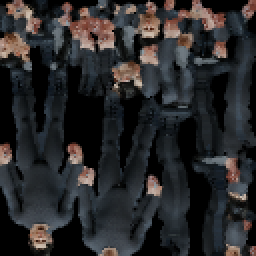
#> input picture experiments/char3d/godot_test/models/hero_hero_v0.png, 128 x 128 px (shown 2 times larger)
$ python prep.py godot_test/models/hero_hero_v0.png godot_test/models/hero_hero_v0.png
#> lines starting #> are read from the running program, lines starting #| are printed output that depends on the picture; after the words box and inside, x2 and y2 are one past the last pixel; in counts of white or black regions, pixels touching at a corner belong together
"""Картинка -> вход для image-to-3D: фигура на белом в квадратном кадре.

    python prep.py <картинка.png> [выход.png]
    python prep.py <сзади.png> --back-of <спереди.png>

Второй вариант для вида сзади (img_edit.py ... back): та же подготовка и
IoU отражённой маски с маской вида спереди. bake.py проецирует вид сзади
по его собственной рамке, но если силуэт не совпал (ниже ~0.85), поза
поехала, и на модель ляжет чужая рука.

Цвет фона берётся по углам кадра (промпт просит ровный серый фон, и углы —
единственное место, где фигуры точно нет). Фоном считается всё, что связано
с краем кадра и ближе к этому цвету, чем bg_tolerance: заливка от края, а не
порог по всему кадру — иначе серые места на самой фигуре (костюм того же
тона, что фон) стали бы дырами.
Hunyuan учили на объектах на белом и по центру, отсюда белый фон и поле.
Ещё пишет <имя>_fill.png: исходник, где фон и полупрозрачный край фигуры
залиты ближайшим цветом фигуры. С него bake.py берёт цвет: проекция на
краю силуэта иначе попадает в фон и даёт светлые полосы по бокам.
Печатает долю фигуры в кадре и её рамку — по ним видно, не обрезано ли что.
"""
import json
import sys
from pathlib import Path

import numpy as np
from PIL import Image
from scipy import ndimage

HERE = Path(__file__).parent
P = json.loads((HERE / "data" / "settings.json").read_text(encoding="utf-8"))["prep"]
#> (reads experiments/char3d/data/settings.json from the repository)
#> in prep, rgb is the input picture: shape (128, 128, 3); mean R, G, B 41.2, 40.8, 42.1


def mask_of(rgb):
    """Маска фигуры. Фон — то, что дотягивается от краёв кадра по плавным местам,
    близким к цвету фона: мягкая тень на полу и затенённый фон у тела плавные и
    входят, а край фигуры резкий и останавливает рост. Замкнутые плавные пятна
    цвета фона (просветы между руками и телом, между ногами) крупнее
    enclosed_bg_frac кадра — тоже фон; дыры в фигуре заливаются только мелкие,
    иначе заливка возвращала эти просветы обратно."""
    h, w, _ = rgb.shape
#> h = 128; w = 128
    k = max(4, min(h, w) // 40)
#> k = 4
    corners = np.concatenate([rgb[:k, :k], rgb[:k, -k:], rgb[-k:, :k], rgb[-k:, -k:]]).reshape(-1, 3)
#> corners = 64 rows, first 8: [0, 0, 0], [0, 0, 0], [0, 0, 0], [0, 0, 0], [0, 0, 0], [0, 0, 0], [0, 0, 0], [22, 16, 12]
    bg = np.median(corners, axis=0)
#> bg = [35.5, 32.5, 33]
    f = rgb.astype(np.float32)
    dist = np.linalg.norm(f - bg, axis=2)
    lum = ndimage.gaussian_filter(f.mean(axis=2), 1.5)
    grad = np.hypot(ndimage.sobel(lum, 0), ndimage.sobel(lum, 1)) / 8.0
    # мягкий фон — это тень: темнее фона и почти без цвета; светлая одежда цвета
    # фона (льняная рубаха) сюда не попадает и держится резким краем, как раньше
    shade = (f.mean(axis=2) < bg.mean() - 3) & (f.max(axis=2) - f.min(axis=2) < P["bg_shade_chroma"])
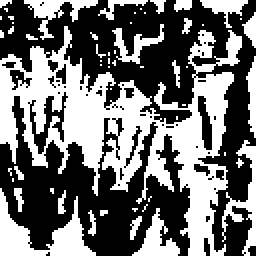
#> shade: shape (128, 128) bool (shown 2 times larger); 44.2% white; 57 white regions (39 under 20 px), largest, box (x1, y1, x2, y2) and area: (0, 13, 121, 128) 4842, (0, 94, 48, 128) 625, (111, 70, 128, 128) 308
    cand = (dist < P["bg_tolerance"]) | ((dist < P["bg_loose_tolerance"]) & (grad < P["bg_smooth_grad"]) & shade)
#> cand: shape (128, 128) bool; 51.4% white; 77 black regions (71 under 20 px), largest, box (x1, y1, x2, y2) and area: (0, 0, 128, 128) 6726, (104, 26, 128, 68) 400, (101, 74, 128, 108) 330, (109, 109, 128, 128) 236, (115, 7, 121, 17) 30, (108, 100, 114, 107) 26
    lab, n = ndimage.label(cand)
#> n = 251
    edge = np.unique(np.concatenate([lab[0], lab[-1], lab[:, 0], lab[:, -1]]))
#> edge = 35 values from 0 to 251
    sizes = ndimage.sum(cand, lab, range(1, n + 1))
#> sizes = 251 values, max 4733 at index 41, min 1 at index 0, mean 33.57
    big = np.nonzero(sizes > P["enclosed_bg_frac"] * cand.size)[0] + 1
#> big = [4, 7, 13, 32, 42, 45, 47, 54, 79, 108, 117, 143, 199, 216, 219]
    fg = ~np.isin(lab, np.union1d(edge[edge > 0], big))
#> fg: shape (128, 128) bool; 51.6% white; 32 black regions (18 under 20 px), largest, box (x1, y1, x2, y2) and area: (34, 5, 128, 128) 4970, (0, 19, 38, 109) 1596, (90, 61, 104, 128) 321
    # одна крупнейшая связная фигура: отсекает пылинки и шум у края
    lab, n = ndimage.label(fg)
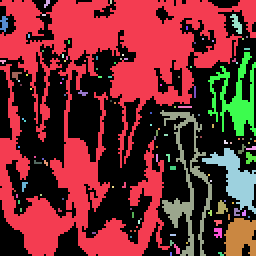
#> lab: shape (128, 128) int32 (shown 2 times larger); 120 distinct labels, from 0 to 119; one colour per label, 0 black
#> n = 119
    if n > 1:
        sizes = ndimage.sum(fg, lab, range(1, n + 1))
#> sizes = 119 values, max 6601 at index 0, min 1 at index 8, mean 71.05
        fg = lab == (1 + int(np.argmax(sizes)))
#> fg: shape (128, 128) bool; 40.3% white; 1 white region, box (x1, y1, x2, y2) and area: (0, 0, 128, 128) 6601
    holes, n = ndimage.label(~fg)
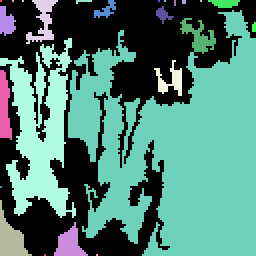
#> holes: shape (128, 128) int32 (shown 2 times larger); 26 distinct labels, from 0 to 25; one colour per label, 0 black
#> n = 25
    if n:
        sizes = ndimage.sum(~fg, holes, range(1, n + 1))
#> sizes = 25 values, max 6976 at index 14, min 1 at index 0, mean 391.3
        small = np.nonzero(sizes < P["enclosed_bg_frac"] * fg.size)[0] + 1
#> small = [1, 2, 3, 5, 7, 8, 9, 10, 11, 17, 21, 24, 25]
        fg |= np.isin(holes, small)
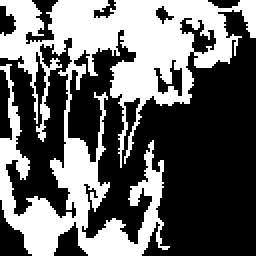
#> fg: shape (128, 128) bool (shown 2 times larger); 40.5% white; 1 white region, box (x1, y1, x2, y2) and area: (0, 0, 128, 128) 6635
    return fg, bg


def prep(src, dst):
    rgb = np.asarray(Image.open(src).convert("RGB"))
    fg, bg = mask_of(rgb)
#> bg = [35.5, 32.5, 33]
    ys, xs = np.nonzero(fg)
#> ys = 6635 values from 0 to 127; xs = 6635 values, max 127 at index 95, min 0 at index 0, mean 51.96
    y0, y1, x0, x1 = ys.min(), ys.max() + 1, xs.min(), xs.max() + 1
#> y0 = 0; y1 = 128; x0 = 0; x1 = 128
    touches = [n for n, t in (("верх", y0 == 0), ("низ", y1 == rgb.shape[0]),
                              ("лево", x0 == 0), ("право", x1 == rgb.shape[1])) if t]
#> touches = ['верх', 'низ', 'лево', 'право']

    rgba = np.dstack([rgb, (fg * 255).astype(np.uint8)])[y0:y1, x0:x1]
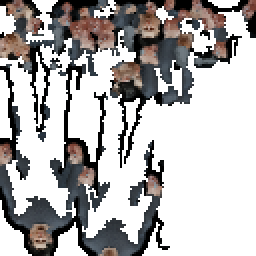
#> rgba: shape (128, 128, 4) (shown 2 times larger); mean R, G, B, A 41.2, 40.8, 42.1, 103.3; transparent parts drawn white
    side = int(max(y1 - y0, x1 - x0) / (1 - 2 * P["margin"]))
#> side = 152
    canvas = Image.new("RGBA", (side, side), (255, 255, 255, 255))
#> canvas: PIL image 152x152 RGBA; every value is 255
    crop = Image.fromarray(rgba, "RGBA")
    canvas.alpha_composite(crop, ((side - crop.width) // 2, (side - crop.height) // 2))
    canvas.convert("RGB").resize((P["size"], P["size"]), Image.LANCZOS).save(dst)
    # маска рядом: ею же потом проверяется проекция текстуры
    Image.fromarray((fg * 255).astype(np.uint8)).save(Path(dst).with_suffix(".mask.png"))
    core = ndimage.binary_erosion(fg, iterations=P["fill_erode"])
#> core: shape (128, 128) bool; 20.1% white; 23 white regions (15 under 20 px), largest, box (x1, y1, x2, y2) and area: (26, 2, 114, 51) 1822, (2, 88, 36, 126) 428, (27, 71, 53, 112) 337
    _, (iy, ix) = ndimage.distance_transform_edt(~core, return_indices=True)
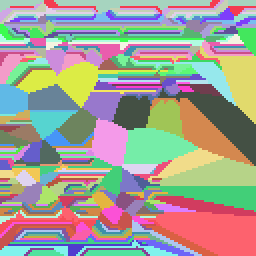
#> iy: shape (128, 128) int32 (shown 2 times larger); 115 distinct labels, from 2 to 125; one colour per label, 0 black
    Image.fromarray(rgb[iy, ix]).save(Path(src).with_name(Path(src).stem + "_fill.png"))
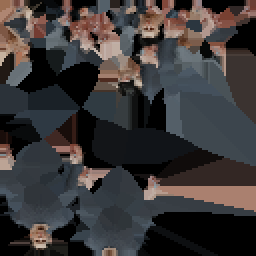
#> saved as hero_hero_v0_fill.png: PIL image 128x128 RGB (shown 2 times larger); mean R, G, B 58.2, 54.8, 55.1

    print(f"{Path(src).name}: фон {bg.round().astype(int).tolist()}, фигура {fg.mean():.1%} кадра, "
          f"рамка {x1 - x0}x{y1 - y0} точек" + (f"; КАСАЕТСЯ КРАЯ: {', '.join(touches)}" if touches else ""))
#| hero_hero_v0.png: фон [36, 32, 33], фигура 40.5% кадра, рамка 128x128 точек; КАСАЕТСЯ КРАЯ: верх, низ, лево, право
    return dst


def back_iou(back, front):
    """IoU масок внутри их рамок: сзади отражается по горизонтали, обе приводятся к одному размеру."""
    def crop(path, flip):
        m = np.asarray(Image.open(Path(path).with_name(Path(path).stem + "_prep.mask.png"))) > 127
        ys, xs = np.nonzero(m)
        m = m[ys.min():ys.max() + 1, xs.min():xs.max() + 1]
        return np.asarray(Image.fromarray(m[:, ::-1] if flip else m).resize((256, 512), Image.NEAREST))
    a, b = crop(front, False), crop(back, True)
    return (a & b).sum() / (a | b).sum()


if __name__ == "__main__":
    src = Path(sys.argv[1])
    if "--back-of" in sys.argv:
        prep(src, src.with_name(src.stem + "_prep.png"))
        print(f"IoU с отражённым видом спереди: {back_iou(src, sys.argv[sys.argv.index('--back-of') + 1]):.3f}")
    else:
        prep(src, Path(sys.argv[2]) if len(sys.argv) > 2 else src.with_name(src.stem + "_prep.png"))
